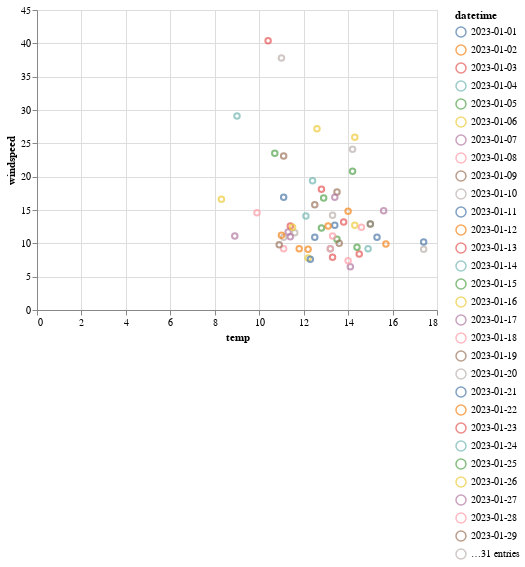

Notebook code cell kept with this figure:
### Code cell
import altair as alt

interval = alt.selection_interval(encodings=['y'])

alt.Chart(data).mark_point().encode(
    x='temp:Q',
    y='windspeed:Q',
    color=alt.condition(interval, 'datetime', alt.value('lightgray'))
).add_selection(
    interval
)
